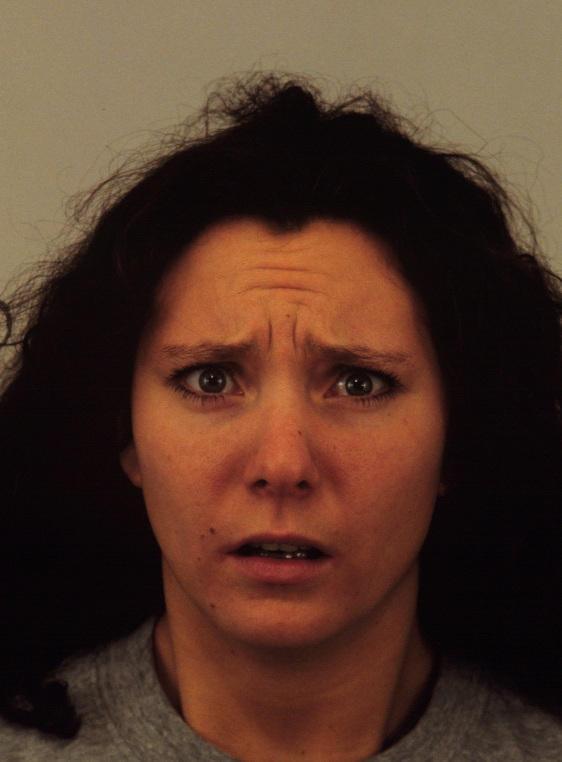
#> input picture data/raw_gender/female/AF02AFS.JPG, 562 x 762 px; its folder holds 4 pictures in this run
$ python train_gender_classifier.py   (Python 2 division)
#> lines starting #> are read from the running program, lines starting #| are printed output that depends on the picture; pictures that were not available may be replaced by others from this repository, and a replacement may not be noted
import cv2
import glob
import numpy as np
import random

fisher_face = cv2.face.FisherFaceRecognizer_create()

def get_files(gender, training_set_size):
    files = glob.glob("../data/gender/%s/*" % gender)
    random.shuffle(files)
    training = files[:int(len(files) * training_set_size)]
    prediction = files[-int(len(files) * (1 - training_set_size)):]
    return training, prediction

def make_sets():
    training_data = []
    training_labels = []
    prediction_data = []
    prediction_labels = []
    for gender in genders:
        training, prediction = get_files(gender, 0.8)

        for item in training:
            image = cv2.imread(item, 0)
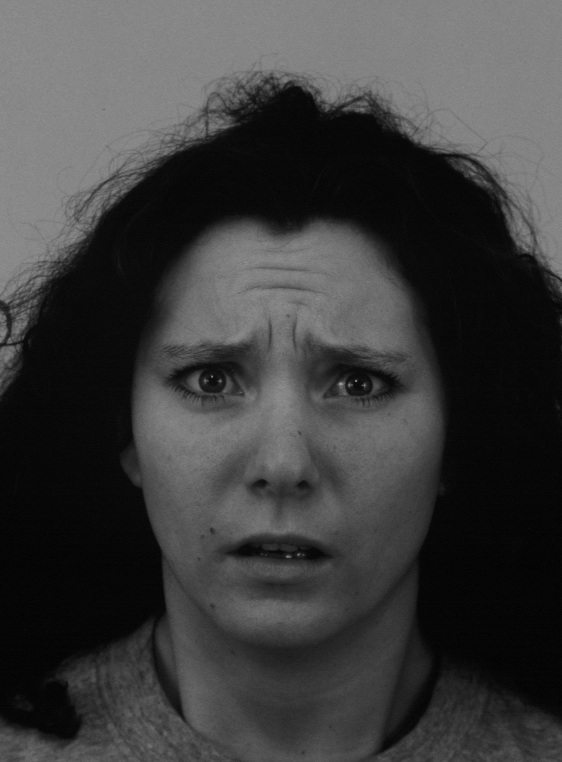
#> image: shape (762, 562); min 1, max 165, mean 61.7
            training_data.append(image)
            training_labels.append(genders.index(gender))

        for item in prediction:
            item = cv2.imread(item, 0)
            prediction_data.append(image)
            prediction_labels.append(genders.index(gender))
#> pass 2 of the loop in make_sets, `for gender in genders:`:
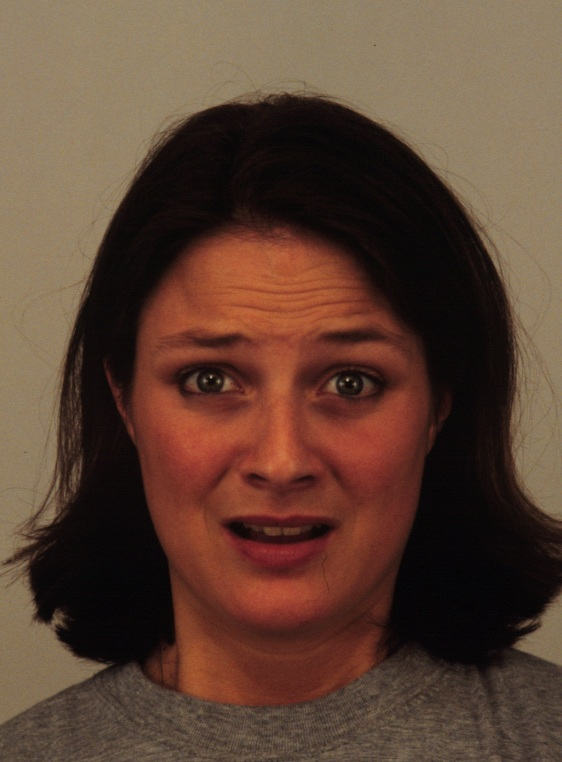
#> input picture data/raw_gender/female/AF01AFS.JPG, 562 x 762 px, given as the content of the folder ../data/gender/male, which was not available
#> in make_sets, `item = cv2.imread(item, 0)`:
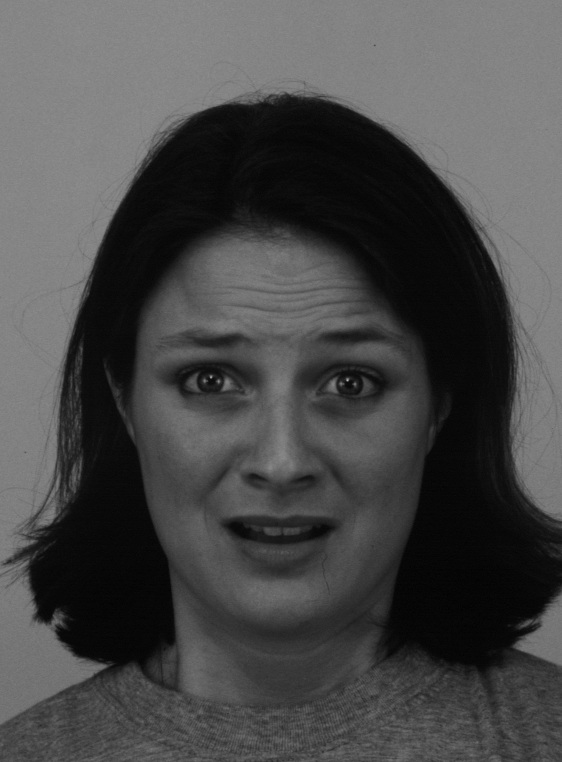
#> item: shape (762, 562); min 2, max 180, mean 72.8

    return training_data, training_labels, prediction_data, prediction_labels


def run_recognizer():
    training_data, training_labels, prediction_data, prediction_labels = make_sets()

    print("size of training set is:", len(training_labels), "images")
    print("begin training")
#> (the run stopped early here; a loop or call above may not have finished)
